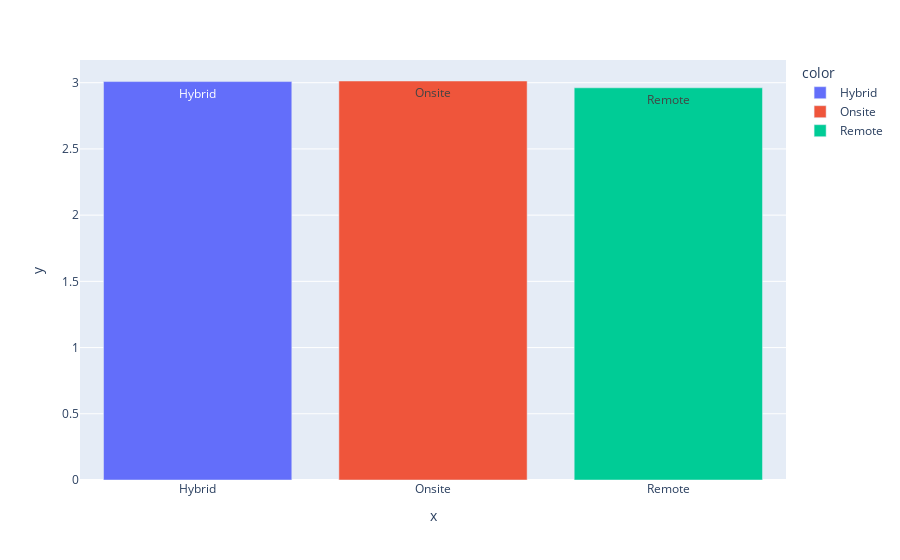

The notebook cell this image was saved under:
### Code cell
fig=px.bar(x=outcome['Work_Location'],y=outcome['Social_Isolation_Rating'],color=outcome['Work_Location'],text=outcome['Work_Location'])
fig.show()

### Figure 1 — Plotly figure (JSON) as saved in the notebook; plotly's stock layout.template omitted (floating-point values rounded to 4 significant figures)
{"data": [{"alignmentgroup": "True", "hovertemplate": "color=Hybrid<br>x=%{x}<br>y=%{y}<br>text=%{text}<extra></extra>", "legendgroup": "Hybrid", "marker": {"color": "#636efa", "pattern": {"shape": ""}}, "name": "Hybrid", "offsetgroup": "Hybrid", "orientation": "v", "showlegend": true, "text": ["Hybrid"], "textposition": "auto", "type": "bar", "x": ["Hybrid"], "xaxis": "x", "y": [3.008], "yaxis": "y"}, {"alignmentgroup": "True", "hovertemplate": "color=Onsite<br>x=%{x}<br>y=%{y}<br>text=%{text}<extra></extra>", "legendgroup": "Onsite", "marker": {"color": "#EF553B", "pattern": {"shape": ""}}, "name": "Onsite", "offsetgroup": "Onsite", "orientation": "v", "showlegend": true, "text": ["Onsite"], "textposition": "auto", "type": "bar", "x": ["Onsite"], "xaxis": "x", "y": [3.013], "yaxis": "y"}, {"alignmentgroup": "True", "hovertemplate": "color=Remote<br>x=%{x}<br>y=%{y}<br>text=%{text}<extra></extra>", "legendgroup": "Remote", "marker": {"color": "#00cc96", "pattern": {"shape": ""}}, "name": "Remote", "offsetgroup": "Remote", "orientation": "v", "showlegend": true, "text": ["Remote"], "textposition": "auto", "type": "bar", "x": ["Remote"], "xaxis": "x", "y": [2.961], "yaxis": "y"}], "layout": {"barmode": "relative", "legend": {"title": {"text": "color"}, "tracegroupgap": 0}, "margin": {"t": 60}, "xaxis": {"anchor": "y", "domain": [0, 1], "title": {"text": "x"}}, "yaxis": {"anchor": "x", "domain": [0, 1], "title": {"text": "y"}}}}
